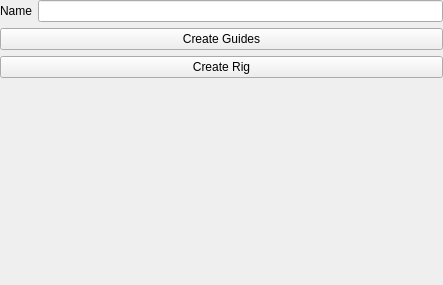
<?xml version="1.0" encoding="UTF-8"?>
<ui version="4.0">
 <class>Form</class>
 <widget class="QWidget" name="Form">
  <property name="geometry">
   <rect>
    <x>0</x>
    <y>0</y>
    <width>443</width>
    <height>285</height>
   </rect>
  </property>
  <property name="windowTitle">
   <string>Form</string>
  </property>
  <layout class="QVBoxLayout" name="verticalLayout">
   <property name="leftMargin">
    <number>0</number>
   </property>
   <property name="topMargin">
    <number>0</number>
   </property>
   <property name="rightMargin">
    <number>0</number>
   </property>
   <property name="bottomMargin">
    <number>0</number>
   </property>
   <item>
    <layout class="QHBoxLayout" name="horizontalLayout">
     <item>
      <widget class="QLabel" name="name">
       <property name="text">
        <string>Name</string>
       </property>
      </widget>
     </item>
     <item>
      <widget class="QLineEdit" name="mdl_name"/>
     </item>
    </layout>
   </item>
   <item>
    <widget class="QPushButton" name="btn_guides">
     <property name="text">
      <string>Create Guides</string>
     </property>
    </widget>
   </item>
   <item>
    <widget class="QPushButton" name="btn_rig">
     <property name="text">
      <string>Create Rig</string>
     </property>
    </widget>
   </item>
   <item>
    <spacer name="verticalSpacer">
     <property name="orientation">
      <enum>Qt::Vertical</enum>
     </property>
     <property name="sizeHint" stdset="0">
      <size>
       <width>20</width>
       <height>40</height>
      </size>
     </property>
    </spacer>
   </item>
  </layout>
 </widget>
 <resources/>
 <connections/>
</ui>
